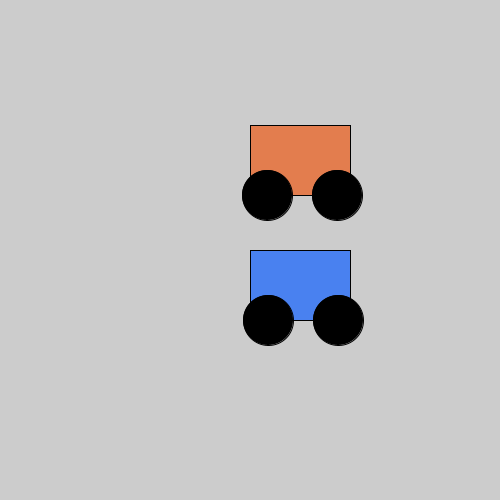
Frame 1 (no input)
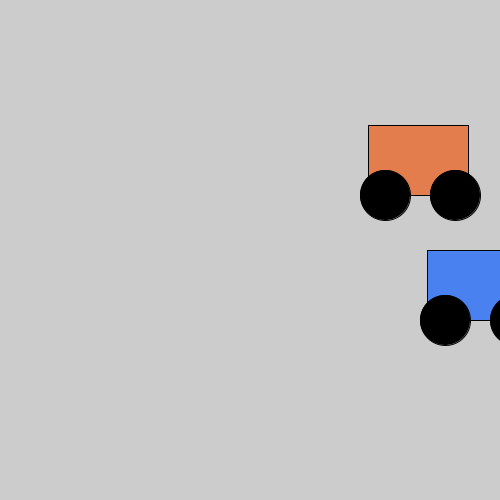
Frame 60 (the mouse pressed at the canvas centre just before this capture)
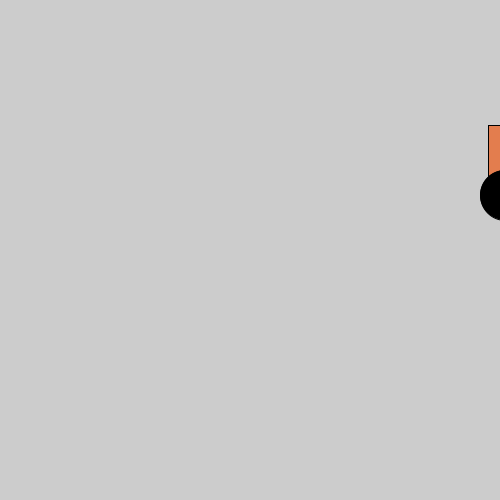
Frame 120 (the mouse held since frame 60 and released just before this capture)

The Processing sketch that drew these frames (run headless with seeded random() and noise(); from frame 60 on, the mouse is pressed at the canvas centre):

// Processing sketch: introFunc
// ── introFunc.pde
PVector carPos;
float carSpeed;
PVector vanPos;
float vanSpeed;
color carColor;
color vanColor;

void setup(){
  size(500, 500);
  carPos = new PVector(width/2, height/2);
  carSpeed = 3;
  vanSpeed = 2;
  vanPos = new PVector(width/2, height/4);
  carColor = #4981F0;
  vanColor = #E37D4E;
}

void draw(){
  background(#CCCCCC);
  drawCar(carPos, carColor, carSpeed);
  drawCar(vanPos, vanColor, vanSpeed);
  
}

void drawCar(PVector carPos, color carColor, float speed){
  fill(carColor);
  rect(carPos.x, carPos.y, 100, 70);
  fill(0);
  
  carPos.x += speed;
  
  ellipse(carPos.x + 15, carPos.y + 70, 50, 50);
  ellipse(carPos.x + 85, carPos.y + 70, 50, 50);
  
  if(carPos.x > width - 100 || carPos.x < 0){
    speed *= -1;
  }
}

float addNums(float a, float b){
  return a + b;
}
